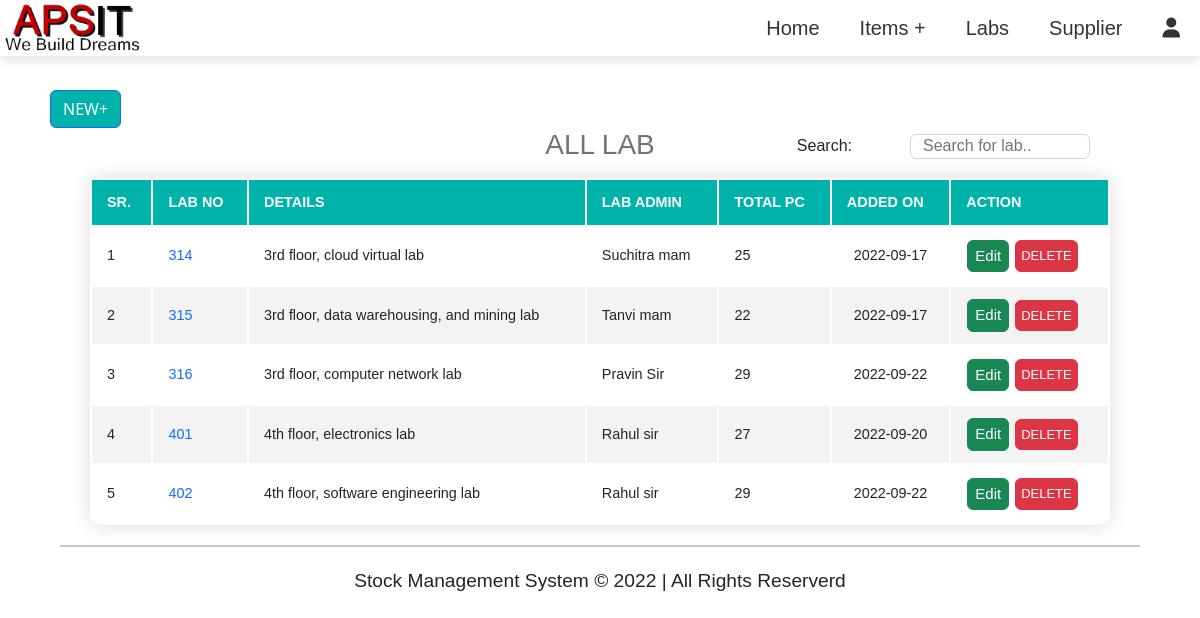
The page /lab.php on the database as committed earlier.
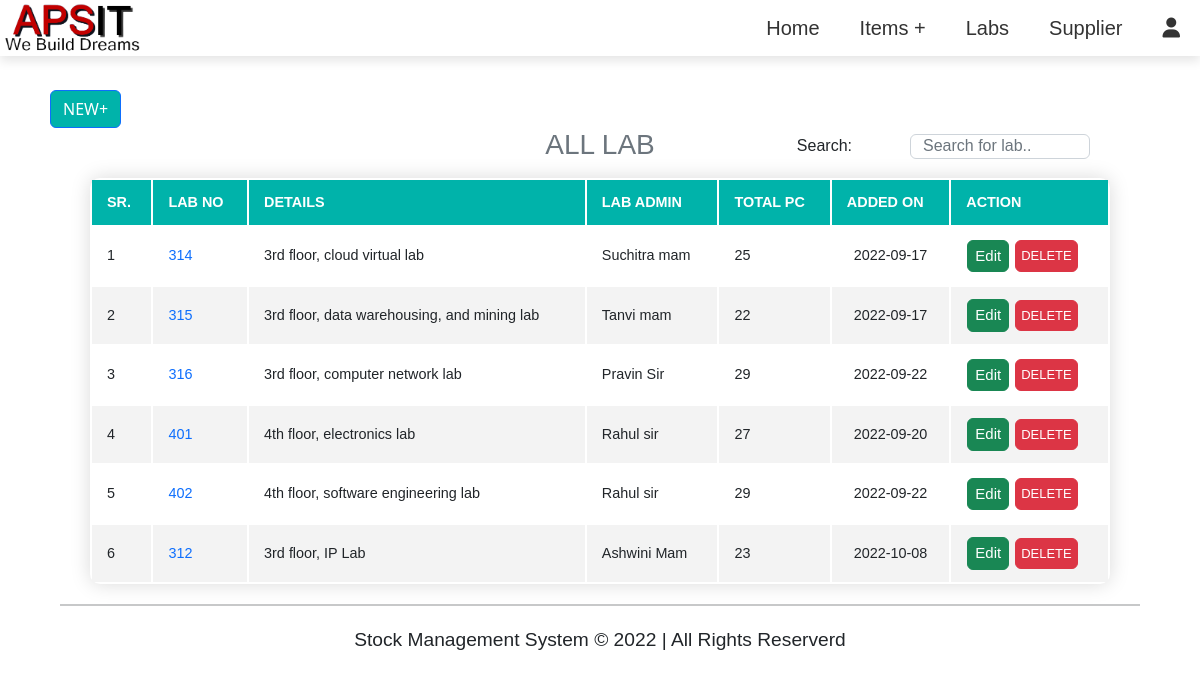
The same page on the database as committed later.
### tables this page shows
CREATE TABLE `lab` (
  `lab_id` int(11) NOT NULL,
  `lab_no` int(11) NOT NULL,
  `lab_detail` varchar(255) NOT NULL,
  `lab_admin` varchar(50) NOT NULL,
  `pcquantity` int(11) NOT NULL,
  `role` int(11) NOT NULL DEFAULT 0,
  `added_on` date NOT NULL
);

### lab.php (the view, shortened to what this page needs)
<?php
require_once 'db_connect.php';
require_once 'include/header.php'
?>
<button type="button" class="btn btn-primary" data-bs-toggle="modal" data-bs-target="#addLabModal" style=" margin-left: 50px; background-color: #00b3aa;">NEW&plus;</button>
<h3 class="text-muted text-center" style="margin-bottom: 10px;">ALL LAB</h3>
<div class="mb-3">
    <input type="text" class="form-control lab-search" id="search" onkeyup="tableSearch()" placeholder="Search for lab.." style="width: 15%; height: 25px; float: right; margin: -38px 110px 5px 3px;">
    <label class="form-label search-label" style="float: right; margin: -38px 348px 5px 1px;">Search: </label>
</div>
<table class="content-table" id="tableData" style="border-collapse: separate;">
    <thead>
        <tr>
            <th>SR.</th>
            <th>LAB NO</th>
            <th>DETAILS</th>
            <th>LAB ADMIN</th>
            <th>TOTAL PC</th>
            <th>ADDED ON</th>
            <th>ACTION</th>
        </tr>
    </thead>
    <tbody>
        <?php
        $sql1 = "SELECT * FROM `lab` WHERE `role` <> '1'";
        $sql_run1 = mysqli_query($conn, $sql1);
        $i = 1;
        if (mysqli_num_rows($sql_run1) > 0) {
            foreach ($sql_run1 as $lab) {
        ?>
                <tr>
                    <td><?= $i ?></td>
                    <td><?php echo "<a href='./actions/display_lab.php?lab_no=$lab[lab_no]'>"; ?>
                        <?= $lab['lab_no'] ?></td>
                    <td><?= $lab['lab_detail'] ?></td>
                    <td><?= $lab['lab_admin'] ?></td>
                    <td><?= $lab['pcquantity'] ?></td>
                    <td style="padding: 8px; text-align: center;"><?= $lab['added_on'] ?></td>
                    <td>
                        <button type="button" class="btn btn-success" data-bs-toggle="modal" data-bs-target="#editLabModal<?php echo $lab['lab_id']; ?>" style=" margin: 0px 1px; padding: 4px 7px; font-size: 15px;">Edit</button>
                        <button type="button" class="btn btn-danger" data-bs-toggle="modal" data-bs-target="#deleteLabModal<?php echo $lab['lab_id']; ?>" style=" margin: 1px; padding: 5px; font-size: 13px;">DELETE</button>
                    </td>
                </tr>
            <?php
                $i++;
            }
        }
        ?>
    </tbody>
</table>
<hr style="margin: auto; width: 90%;">
<?php
include 'include/footer.php';
?>
</body>
</html>

### include/header.php (shortened to what this page needs)
<?php
$srole = $_SESSION['user'];
?>
<!DOCTYPE html>
<html lang="en">
<head>
    <link rel="stylesheet" href="css/bootstrap.css">
    <link rel="stylesheet" href="css/style.css">
</head>
<body>
    <div style="margin: 90px;">
        <header>
            <img src="./images/logo3.png" alt="Logo" class="site-logo">
            <nav class="navnavnav">
                <ul>
                    <li><a href="./home.php">Home</a></li>
                    <li><a href="#">Items &plus;</a>
                    </li>
                    <li><a href="./lab.php">Labs</a></li>
                    <li><a href="./supplier.php">Supplier</a></li>
                    <li><a href="card.php"><i class="fa-solid fa-user"></i><?php echo " " . $srole; ?></a>
                    </li>
                </ul>
            </nav>
        </header>
    </div>

### include/footer.php
<hr style="margin: auto; width: 90%;">
<footer style="margin-top: 20px; margin-bottom: 15px; margin-left: auto; margin-right: auto; text-align: center; font-size: larger;">
    Stock Management System © 2022 | All Rights Reserverd
</footer>

### css/style.css (style rules this page uses)
* { margin: 0; padding: 0; box-sizing: border-box; font-family: sans-serif; text-decoration: none; }
body { min-height: 100vh; background-size: cover; background-position: center; }
header { position: fixed; top: 0; left: 0; right: 0; background: #ffffff; box-shadow: 0 5px 10px rgba(0, 0, 0, 0.1); display: flex; align-items: center; justify-content: space-between; z-index: 1000; }
header .site-logo { height: 50px; margin-left: 1px; }
header .navnavnav { list-style: none; }
header .navnavnav ul { list-style: none; }
header .navnavnav ul li { position: relative; float: left; }
header .navnavnav ul li a { text-decoration: none; font-size: 20px; padding: 13px 20px; color: #333; display: block; }
.content-table { margin-bottom: 20px; width: 85%; border-radius: 10px; margin-left: auto; margin-right: auto; font-size: 0.9em; min-width: 400px; box-shadow: 0 0 20px rgba(0, 0, 0, 0.15); }
.content-table thead tr { background-color: #00b3aa; color: #ffffff; text-align: left; font-weight: bold; }
.content-table th, .content-table td { padding: 12px 15px; }
.content-table td a { text-decoration: none; }
.content-table tbody tr { border-bottom: 1px solid #dddddd; }
.content-table tbody tr:nth-of-type(even) { background-color: #f3f3f3; }
.content-table tbody tr:last-of-type { border-bottom: 2px solid #00b3aa; }

Rows that differ between the two databases and show on the page:
added lab: lab_no "312", lab_detail "3rd floor, IP Lab", lab_admin "Ashwini Mam", pcquantity "23", added_on "2022-10-08"
